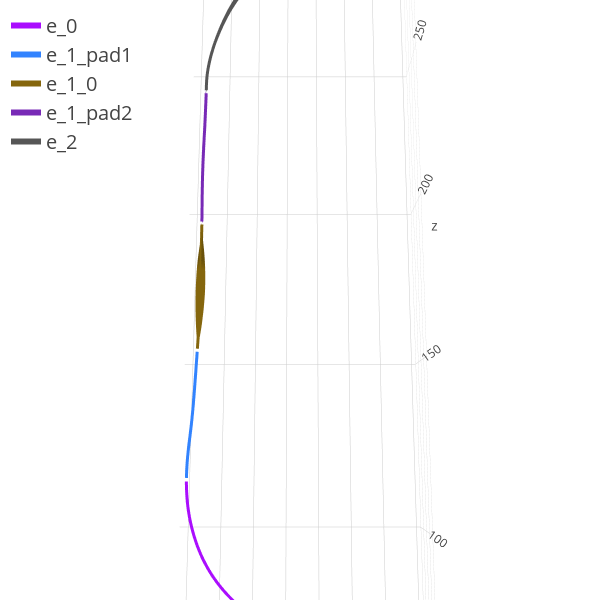

The notebook cell this image was saved under:
### Code cell
from flightanalysis import ManoeuvreAnalysis
from json import load

with open("examples/scoring/manoeuvre/ma.json", "r") as f:
    data = load(f)


ma = ManoeuvreAnalysis.from_dict(data)

from flightplotting import plotdtw

plotdtw(ma.aligned, ma.intended.elements).update_layout(width=600, height=600)
